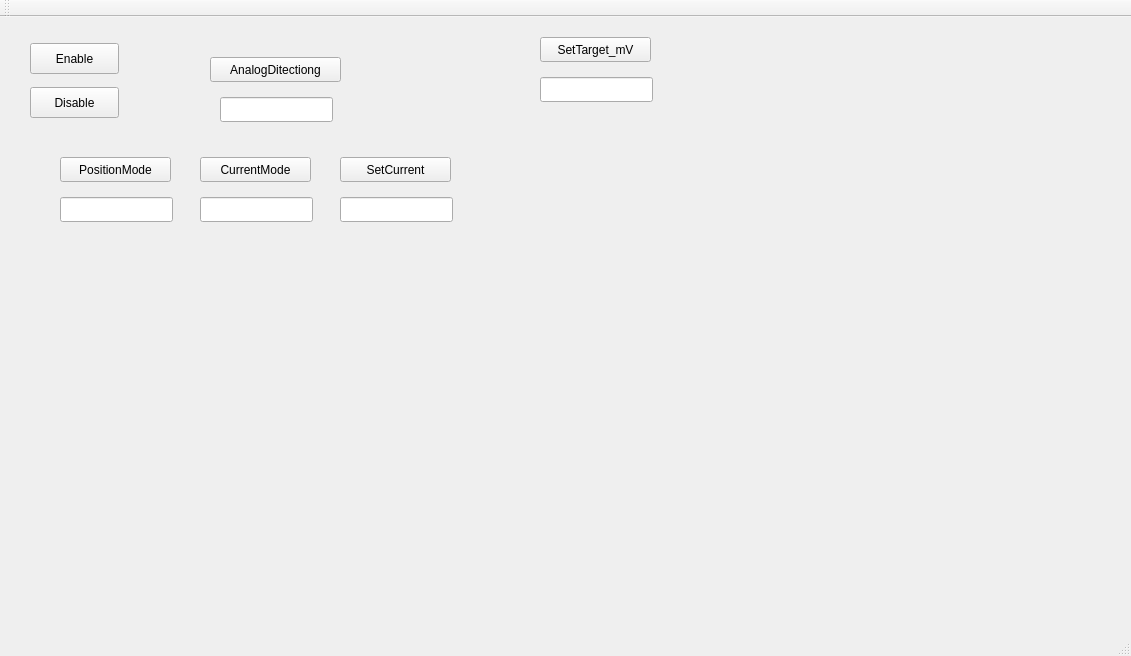
<?xml version="1.0" encoding="UTF-8"?>
<ui version="4.0">
 <class>MainWindow</class>
 <widget class="QMainWindow" name="MainWindow">
  <property name="geometry">
   <rect>
    <x>0</x>
    <y>0</y>
    <width>1131</width>
    <height>656</height>
   </rect>
  </property>
  <property name="windowTitle">
   <string>MainWindow</string>
  </property>
  <widget class="QWidget" name="centralWidget">
   <widget class="QPushButton" name="pushButton">
    <property name="geometry">
     <rect>
      <x>60</x>
      <y>140</y>
      <width>111</width>
      <height>25</height>
     </rect>
    </property>
    <property name="text">
     <string>PositionMode</string>
    </property>
   </widget>
   <widget class="QPushButton" name="pushButton_2">
    <property name="geometry">
     <rect>
      <x>30</x>
      <y>26</y>
      <width>89</width>
      <height>31</height>
     </rect>
    </property>
    <property name="text">
     <string>Enable</string>
    </property>
   </widget>
   <widget class="QLineEdit" name="lineEdit">
    <property name="geometry">
     <rect>
      <x>60</x>
      <y>180</y>
      <width>113</width>
      <height>25</height>
     </rect>
    </property>
   </widget>
   <widget class="QPushButton" name="pushButton_3">
    <property name="geometry">
     <rect>
      <x>30</x>
      <y>70</y>
      <width>89</width>
      <height>31</height>
     </rect>
    </property>
    <property name="text">
     <string>Disable</string>
    </property>
   </widget>
   <widget class="QPushButton" name="pushButton_4">
    <property name="geometry">
     <rect>
      <x>210</x>
      <y>40</y>
      <width>131</width>
      <height>25</height>
     </rect>
    </property>
    <property name="text">
     <string>AnalogDitectiong</string>
    </property>
   </widget>
   <widget class="QLineEdit" name="lineEdit_2">
    <property name="geometry">
     <rect>
      <x>220</x>
      <y>80</y>
      <width>113</width>
      <height>25</height>
     </rect>
    </property>
   </widget>
   <widget class="QCustomPlot" name="widget" native="true">
    <property name="geometry">
     <rect>
      <x>560</x>
      <y>220</y>
      <width>571</width>
      <height>391</height>
     </rect>
    </property>
   </widget>
   <widget class="QLineEdit" name="lineEdit_3">
    <property name="geometry">
     <rect>
      <x>200</x>
      <y>180</y>
      <width>113</width>
      <height>25</height>
     </rect>
    </property>
   </widget>
   <widget class="QPushButton" name="pushButton_5">
    <property name="geometry">
     <rect>
      <x>200</x>
      <y>140</y>
      <width>111</width>
      <height>25</height>
     </rect>
    </property>
    <property name="text">
     <string>CurrentMode</string>
    </property>
   </widget>
   <widget class="QLineEdit" name="lineEdit_4">
    <property name="geometry">
     <rect>
      <x>340</x>
      <y>180</y>
      <width>113</width>
      <height>25</height>
     </rect>
    </property>
   </widget>
   <widget class="QPushButton" name="pushButton_6">
    <property name="geometry">
     <rect>
      <x>340</x>
      <y>140</y>
      <width>111</width>
      <height>25</height>
     </rect>
    </property>
    <property name="text">
     <string>SetCurrent</string>
    </property>
   </widget>
   <widget class="QLineEdit" name="lineEdit_5">
    <property name="geometry">
     <rect>
      <x>540</x>
      <y>60</y>
      <width>113</width>
      <height>25</height>
     </rect>
    </property>
   </widget>
   <widget class="QPushButton" name="pushButton_7">
    <property name="geometry">
     <rect>
      <x>540</x>
      <y>20</y>
      <width>111</width>
      <height>25</height>
     </rect>
    </property>
    <property name="text">
     <string>SetTarget_mV</string>
    </property>
   </widget>
   <widget class="QCustomPlot" name="widget_2" native="true">
    <property name="geometry">
     <rect>
      <x>0</x>
      <y>220</y>
      <width>561</width>
      <height>401</height>
     </rect>
    </property>
   </widget>
  </widget>
  <widget class="QMenuBar" name="menuBar">
   <property name="geometry">
    <rect>
     <x>0</x>
     <y>0</y>
     <width>1131</width>
     <height>22</height>
    </rect>
   </property>
  </widget>
  <widget class="QToolBar" name="mainToolBar">
   <attribute name="toolBarArea">
    <enum>TopToolBarArea</enum>
   </attribute>
   <attribute name="toolBarBreak">
    <bool>false</bool>
   </attribute>
  </widget>
  <widget class="QStatusBar" name="statusBar"/>
 </widget>
 <layoutdefault spacing="6" margin="11"/>
 <customwidgets>
  <customwidget>
   <class>QCustomPlot</class>
   <extends>QWidget</extends>
   <header>qcustomplot.h</header>
   <container>1</container>
  </customwidget>
 </customwidgets>
 <resources/>
 <connections/>
</ui>
